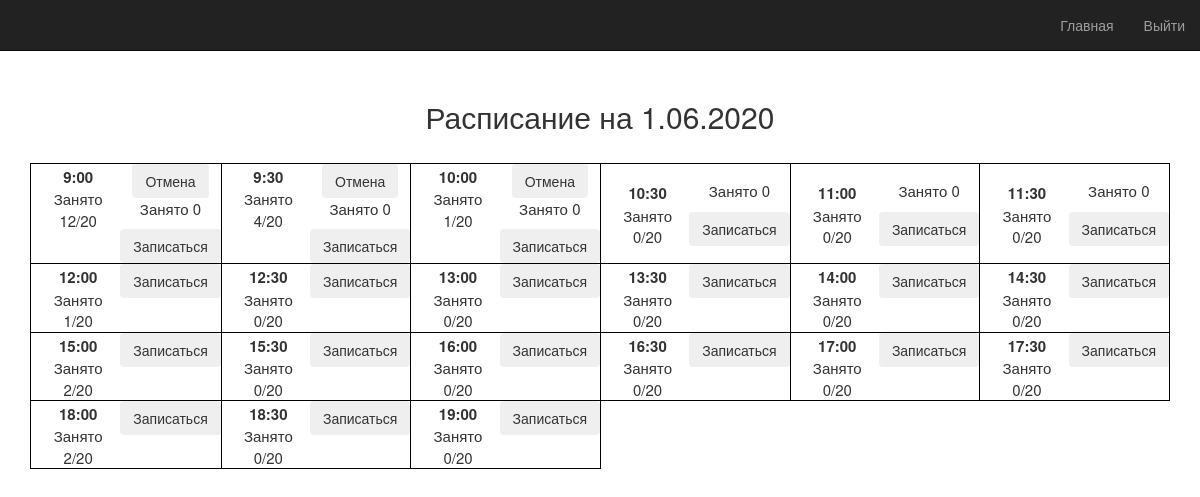
The app's page /daytime (signed in) with its own data.
### models.py (models this page shows)
class Date(UserMixin, db.Model):
    __table_name__ = 'date'
    id = db.Column(db.Integer, primary_key=True)
    people_count = db.Column(db.Integer)
    day = db.Column(db.String(15))
    date = db.Column(db.String(50))
    time = db.Column(db.String(80))
    users_id = db.relationship('User', secondary=user_time, backref='date')

class User(UserMixin, db.Model):
    __table_name__ = 'user'
    id = db.Column(db.Integer, primary_key=True)
    user_lvl = db.Column(db.Integer)
    username = db.Column(db.String(30), unique=True)
    name = db.Column(db.String(30), unique=False)
    surname = db.Column(db.String(30), unique=False)
    midname = db.Column(db.String(30), unique=False)
    ticket = db.Column(db.String(50), unique=False)
    enddate = db.Column(db.String(50), unique=False)
    password = db.Column(db.String(80))
    created_on = db.Column(db.DateTime(), default=datetime.utcnow)
    timelines = db.relationship('Date', secondary=user_time, backref='user')

### app.py (the view)
@app.route('/daytime')
@login_required
def daytime():
    data = models.Date.query.all()
    data1 = []
    data2 = []
    data3 = []
    data4 = []
    for i in range(6):
        data1.append(data[i])
        data2.append(data[i+6])
        data3.append(data[i + 12])
    for i in range(3):
        data4.append(data[i+18])
    return render_template('daytime.html', id=current_user.id, name=current_user.username, data1=data1, data2=data2, data3=data3, data4=data4, access = 0)

### app.py (called while the page is built)
@login_manager.user_loader
def load_user(user_id):
    return models.User.query.get(int(user_id))

### templates/daytime.html (shortened to what this page needs)
{% extends "bootstrap/base.html" %}
{% block styles %}
{{super()}}
<link rel="stylesheet" href="{{url_for('.static', filename='daytime.css')}}">
{% endblock %}
{% block content %}
<nav class="navbar navbar-inverse navbar-fixed-top">
    <div class="container-fluid">
        <div class="navbar-header">
            <a class="navbar-brand" href="#">{{ username }}</a>
        </div>
        <div id="navbar" class="navbar-collapse collapse">
            <ul class="nav navbar-nav navbar-right">
                <li><a href="{{ url_for('home') }}">Главная</a></li>
                <li><a href="{{ url_for('logout') }}">Выйти</a></li>
            </ul>
        </div>
    </div>
</nav>
<div class="container">
    <div class="main-table">
        <h2>Расписание на {{data1[0].date}}</h2>
        <table class="table-col">
            <tr>
                {% for date in data1 %}
                <td><div class="td-part">
                    <div class="timestatus">
                        <span>{{date.time}}</span><p>Занято {{date.people_count}}/20</p>
                    </div>
                    <div class="btns">
                        {% for user in date.users_id%}
                        {% if id == user.id%}
                        <form action="/daytime_data/{{date.id}}/" method="POST" >
                        <input type="submit" class="btn btn-dark" value="Отмена" onclick="return show({{date.users_id}})">
                        </form>
                        {% endif %}
                        {% endfor %}
                        <p>Занято {{access}}</p>
                        <form action="/daytime_data/{{date.id}}/" id="{{date.id}}" method="POST" >
                        <input type="submit" class="btn btn-dark" value="Записаться" onclick="return show({{date.users_id}})">
                        </form>
                    </div>
                </div></td>
                {% endfor %}
            </tr>
            <tr>
                {% for date in data2 %}
                <td><div class="td-part">
                    <div class="timestatus">
                        <span>{{date.time}}</span><p>Занято {{date.people_count}}/20</p>
                    </div>
                    <div class="btns">
                        <form action="/daytime_data/{{date.id}}/" method="POST" >
                        <input type="submit" class="btn btn-dark" value="Записаться" onclick="return show({{date.users_id}})">
                        </form>
                    </div>
                </div></td>
                {% endfor %}
            </tr>
            <tr>
                {% for date in data3 %}
                <td><div class="td-part">
                    <div class="timestatus">
                        <span>{{date.time}}</span><p>Занято {{date.people_count}}/20</p>
                    </div>
                    <div class="btns">
                        <form action="/daytime_data/{{date.id}}/" method="POST">
                        <input type="submit" class="btn btn-dark" value="Записаться">
                        </form>
                    </div>
                </div></td>
                {% endfor %}
            </tr>
            <tr>
                {% for date in data4 %}
                <td><div class="td-part">
                    <div class="timestatus">
                        <span>{{date.time}}</span><p>Занято {{date.people_count}}/20</p>
                    </div>
                    <div class="btns">
                        <form action="/daytime_data/{{date.id}}/" method="POST">
                        <input type="submit" class="btn btn-dark" value="Записаться">
                        </form>
                    </div>
                </div></td>
                {% endfor %}
            </tr>
        </table>
    </div>
</div>
{% endblock %}

### static/daytime.css (style rules this page uses)
.main-table h2 { text-align: center; }
.main-table { display: block; text-align: center; margin-top: 100px; }
.table-col { margin: 30px auto 0; font-size: 15px; }
.table-col td { padding-left:20px; border: 1px black solid; }
.table-col span { font-weight: bold; }
.td-part { display: flex; }
.timestatus { padding: 2px 15px 0 0; }
.timestatus p { margin: 0; }
.btns { display: flex; flex-direction: column; }

### records on screen
Date: date "1.06.2020", time "9:00", people_count "12", access "0"
Date: time "9:30", people_count "4", access "0"
Date: time "10:00", people_count "1", access "0"
Date: time "10:30", people_count "0"
Date: time "11:00", people_count "0"
Date: time "11:30", people_count "0"
Date: time "12:00", people_count "1"
Date: time "12:30", people_count "0"
Date: time "13:00", people_count "0"
Date: time "13:30", people_count "0"
Date: time "14:00", people_count "0"
Date: time "14:30", people_count "0"
Date: time "15:00", people_count "2"
Date: time "15:30", people_count "0"
Date: time "16:00", people_count "0"
Date: time "16:30", people_count "0"
Date: time "17:00", people_count "0"
Date: time "17:30", people_count "0"
Date: time "18:00", people_count "2"
Date: time "18:30", people_count "0"
Date: time "19:00", people_count "0"
